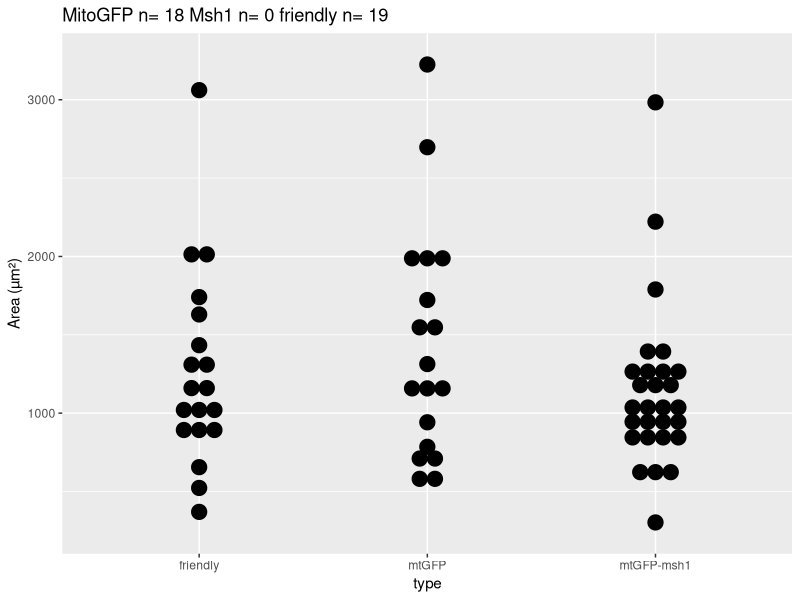
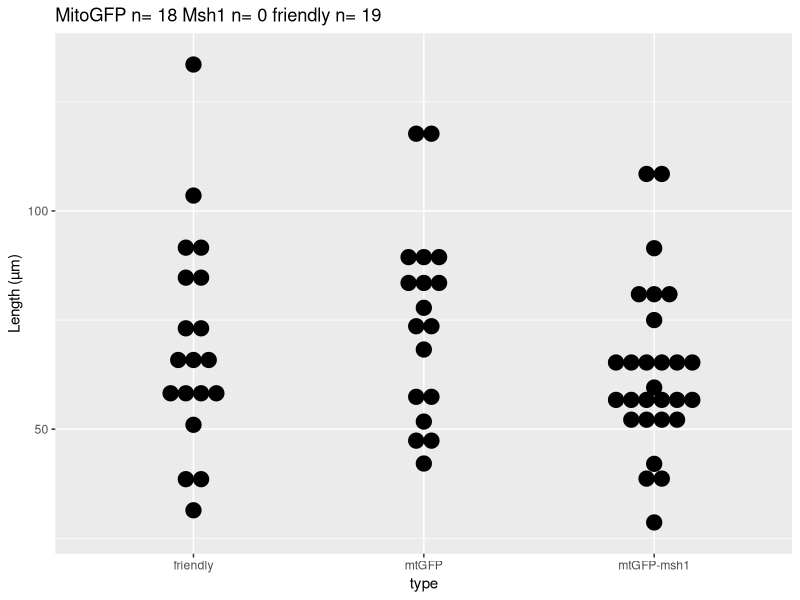
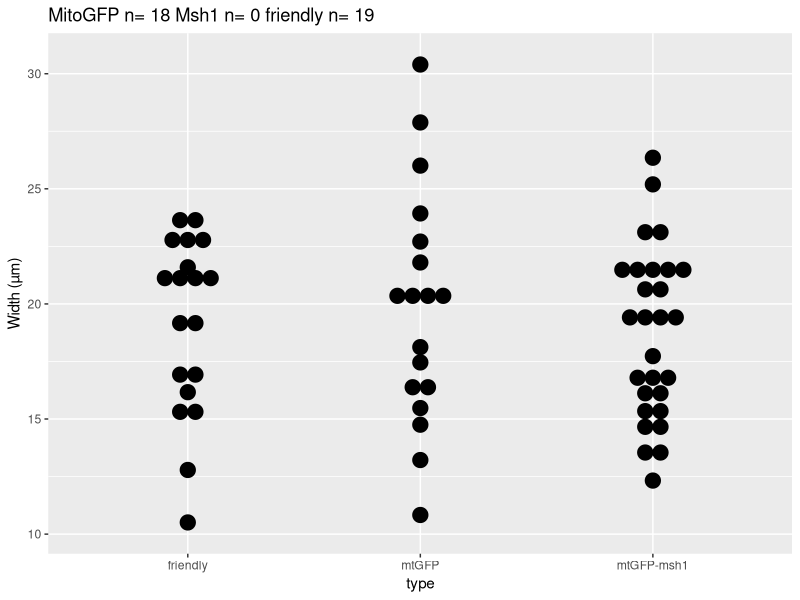
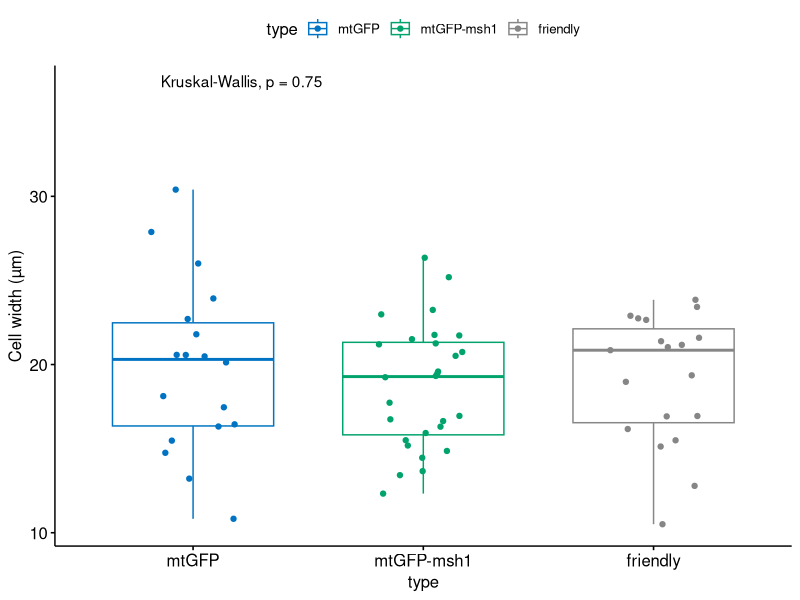
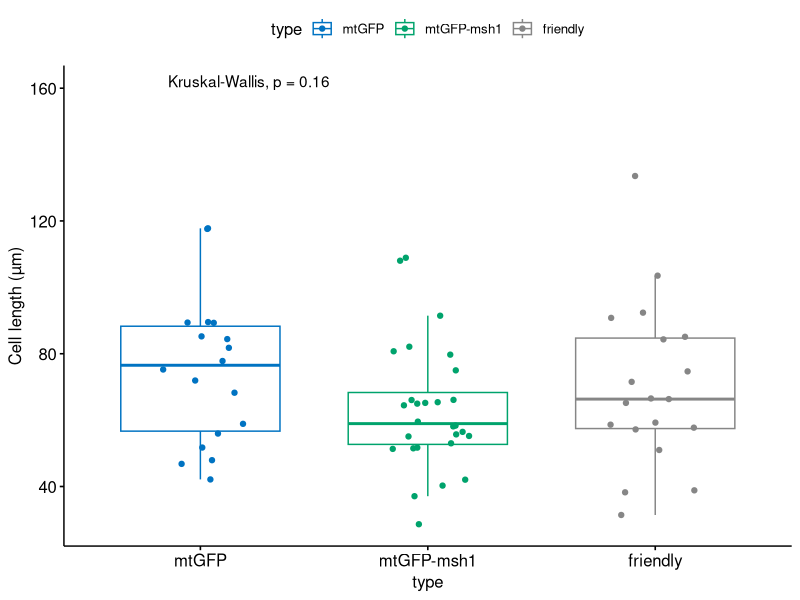
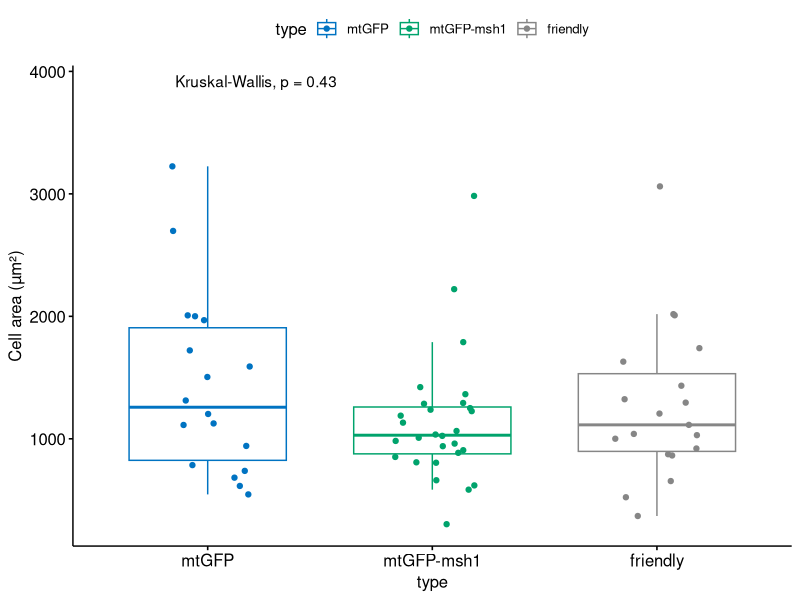
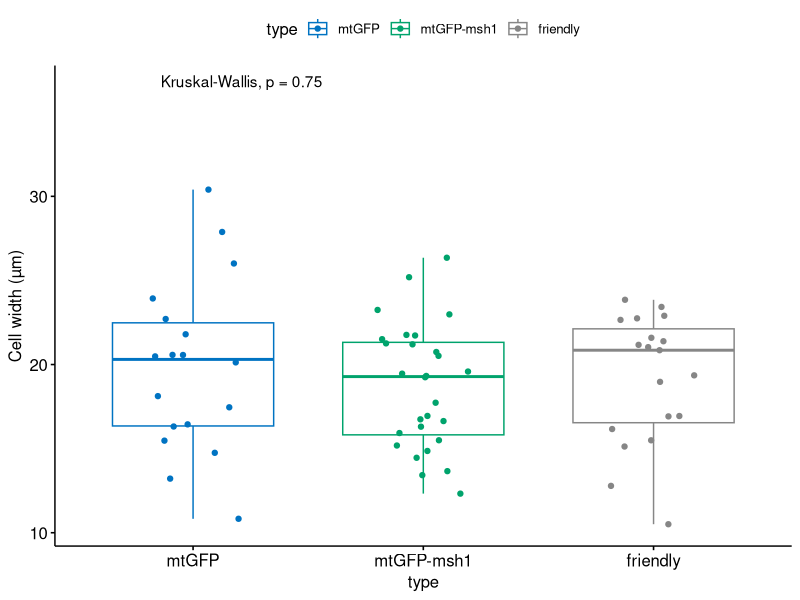
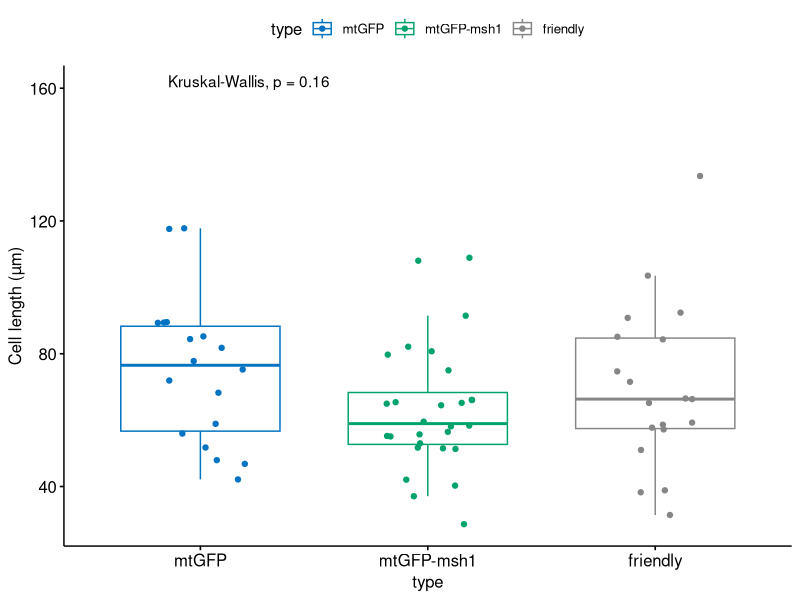

The R script that drew these images, in order:
#Quantifying cell types in order to make claims about differences in spread between msh1 and mtGFP
#I took the length/width and area of the CROPPEDADJUSTED cells for all msh1/mtGFP/fr cells
#length and width by drawing and measuring a line across the cell and area by tracing around the outside (ImageJ), and using Measure function (reads out in microns)

library(ggplot2)
library(rstatix)
library(ggpubr)

cellSizes<-read.csv("cellSizes/CellSizesQuantify.csv")
cellSizesTable<-data.frame(cellSizes$Type,cellSizes$Y..long.,as.numeric(cellSizes$X..short.),cellSizes$All.sizes.taken.from.ADJUSTEDCROPPED.videos)
colnames(cellSizesTable)<-c("type","length","width","area" )

#area
ggplot(cellSizesTable, aes(x=type, y=area)) + geom_dotplot(binaxis = "y", stackdir ="center") + ylab("Area (µm\u00B2)") +
  ggtitle(paste( "MitoGFP n=",length(which(cellSizesTable$type %in% "mtGFP")), "Msh1 n=", length(which(cellSizesTable$type %in% "msh1")),"friendly n=",length(which(cellSizesTable$type %in% "friendly"))))

#length
ggplot(cellSizesTable, aes(x=type, y=length)) + geom_dotplot(binaxis = "y", stackdir ="center") + ylab("Length (µm)") +
  ggtitle(paste( "MitoGFP n=",length(which(cellSizesTable$type %in% "mtGFP")), "Msh1 n=", length(which(cellSizesTable$type %in% "msh1")),"friendly n=",length(which(cellSizesTable$type %in% "friendly"))))

#width
ggplot(cellSizesTable, aes(x=type, y=width)) + geom_dotplot(binaxis = "y", stackdir ="center") + ylab("Width (µm)") +
  ggtitle(paste( "MitoGFP n=",length(which(cellSizesTable$type %in% "mtGFP")), "Msh1 n=", length(which(cellSizesTable$type %in% "msh1")),"friendly n=",length(which(cellSizesTable$type %in% "friendly"))))

#test area
head(cellSizesTable)
kruskal.test(area ~ type, data = cellSizesTable)
cellSizesTable %>% dunn_test(area ~ type, p.adjust.method = "fdr") 

#test length
head(cellSizesTable)
kruskal.test(length ~ type, data = cellSizesTable)
cellSizesTable %>% dunn_test(length ~ type, p.adjust.method = "fdr") 

#test area
head(cellSizesTable)
kruskal.test(width ~ type, data = cellSizesTable)
cellSizesTable %>% dunn_test(width ~ type, p.adjust.method = "fdr") 


#set the colour palette for plots  
mypalette = c("#0073C2FF", "#00A36C", "#868686FF")

# Plot pairwise comparisons
#width
compare_means(width ~ type,  data = cellSizesTable, method = "kruskal.test")
pwc<-cellSizesTable %>% dunn_test(width ~ type, p.adjust.method = "fdr") 

pwc <- pwc %>% add_xy_position(x = "type")
pwc$p.adj<-round(pwc$p.adj, digits = 3)

widthplot<-ggboxplot(cellSizesTable, x = "type", y = "width",
          color = "type", palette = mypalette, outlier.shape = NA) +  
  geom_jitter(width = 0.2,aes(color = type)) + ylab("Cell width (µm)") + 
  #stat_pvalue_manual(pwc, label= "p = {p.adj}",step.increase = 0.05) + # Add pairwise comparisons p-value change height of label by vjust = -0.2
  stat_compare_means(label.y= max(cellSizesTable$width)+(max(cellSizesTable$width)/5))    # Add global p-value
widthplot
ggsave("CellWidthPlot.png",widthplot)

#length

compare_means(length ~ type,  data = cellSizesTable, method = "kruskal.test")
pwc<-cellSizesTable %>% dunn_test(length ~ type, p.adjust.method = "fdr") 

pwc <- pwc %>% add_xy_position(x = "type")
pwc$p.adj<-round(pwc$p.adj, digits = 3)

lengthplot<-ggboxplot(cellSizesTable, x = "type", y = "length",
                     color = "type", palette = mypalette,outlier.shape = NA) +  
  geom_jitter(width = 0.2,aes(color = type)) + ylab("Cell length (µm)") + 
 # stat_pvalue_manual(pwc, label= "p = {p.adj}",step.increase = 0.05) + # Add pairwise comparisons p-value change height of label by vjust = -0.2
  stat_compare_means(label.y= max(cellSizesTable$length)+(max(cellSizesTable$length)/5))    # Add global p-value
lengthplot
ggsave("CelllengthPlot.png",lengthplot)

#area

compare_means(area ~ type,  data = cellSizesTable, method = "kruskal.test")
pwc<-cellSizesTable %>% dunn_test(area ~ type, p.adjust.method = "fdr") 

pwc <- pwc %>% add_xy_position(x = "type")
pwc$p.adj<-round(pwc$p.adj, digits = 3)

areaplot<-ggboxplot(cellSizesTable, x = "type", y = "area",
                      color = "type", palette = mypalette, outlier.shape = NA) +  
  geom_jitter(width = 0.2,aes(color = type)) + ylab("Cell area (µm\u00B2)") + 
 # stat_pvalue_manual(pwc, label= "p = {p.adj}",step.increase = 0.09) + # Add pairwise comparisons p-value change height of label by vjust = -0.2
  stat_compare_means(label.y= max(cellSizesTable$area)+(max(cellSizesTable$area)/5))    # Add global p-value
areaplot
ggsave("CellareaPlot.png",areaplot,width = 10, height=16, units = "cm")

#______________________________________
#^ This plot is Supplementary Figure 5
#______________________________________

